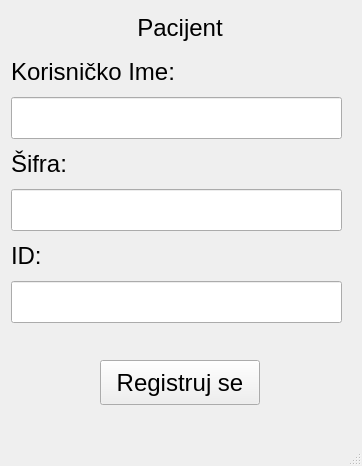
<?xml version="1.0" encoding="UTF-8"?>
<ui version="4.0">
 <class>MainWindow</class>
 <widget class="QMainWindow" name="MainWindow">
  <property name="geometry">
   <rect>
    <x>0</x>
    <y>0</y>
    <width>362</width>
    <height>466</height>
   </rect>
  </property>
  <property name="windowTitle">
   <string>Ambulanta</string>
  </property>
  <widget class="QWidget" name="centralwidget">
   <widget class="QLabel" name="pacijentLoginIme">
    <property name="geometry">
     <rect>
      <x>11</x>
      <y>54</y>
      <width>206</width>
      <height>36</height>
     </rect>
    </property>
    <property name="font">
     <font>
      <pointsize>18</pointsize>
     </font>
    </property>
    <property name="text">
     <string>Korisničko Ime:</string>
    </property>
   </widget>
   <widget class="QLineEdit" name="sifra_pacijent_reg">
    <property name="geometry">
     <rect>
      <x>11</x>
      <y>189</y>
      <width>331</width>
      <height>42</height>
     </rect>
    </property>
    <property name="font">
     <font>
      <pointsize>18</pointsize>
     </font>
    </property>
   </widget>
   <widget class="QLineEdit" name="ime_pacijent_reg">
    <property name="geometry">
     <rect>
      <x>11</x>
      <y>97</y>
      <width>331</width>
      <height>42</height>
     </rect>
    </property>
    <property name="font">
     <font>
      <pointsize>18</pointsize>
     </font>
    </property>
   </widget>
   <widget class="QLabel" name="pacijentLoginSIfra">
    <property name="geometry">
     <rect>
      <x>11</x>
      <y>146</y>
      <width>72</width>
      <height>36</height>
     </rect>
    </property>
    <property name="font">
     <font>
      <pointsize>18</pointsize>
     </font>
    </property>
    <property name="text">
     <string>Šifra:</string>
    </property>
   </widget>
   <widget class="QPushButton" name="pacijent_registruj">
    <property name="geometry">
     <rect>
      <x>100</x>
      <y>360</y>
      <width>160</width>
      <height>45</height>
     </rect>
    </property>
    <property name="font">
     <font>
      <pointsize>18</pointsize>
     </font>
    </property>
    <property name="text">
     <string>Registruj se</string>
    </property>
   </widget>
   <widget class="QLabel" name="pacijentLoginLabel">
    <property name="geometry">
     <rect>
      <x>130</x>
      <y>10</y>
      <width>100</width>
      <height>36</height>
     </rect>
    </property>
    <property name="font">
     <font>
      <pointsize>18</pointsize>
     </font>
    </property>
    <property name="text">
     <string>Pacijent</string>
    </property>
    <property name="alignment">
     <set>Qt::AlignCenter</set>
    </property>
   </widget>
   <widget class="QLabel" name="label">
    <property name="geometry">
     <rect>
      <x>11</x>
      <y>238</y>
      <width>42</width>
      <height>36</height>
     </rect>
    </property>
    <property name="font">
     <font>
      <pointsize>18</pointsize>
     </font>
    </property>
    <property name="text">
     <string>ID:</string>
    </property>
   </widget>
   <widget class="QLineEdit" name="id_pacijent_reg">
    <property name="geometry">
     <rect>
      <x>11</x>
      <y>281</y>
      <width>331</width>
      <height>42</height>
     </rect>
    </property>
    <property name="font">
     <font>
      <pointsize>18</pointsize>
     </font>
    </property>
   </widget>
   <widget class="QLabel" name="pacijent_greska_reg">
    <property name="geometry">
     <rect>
      <x>20</x>
      <y>330</y>
      <width>281</width>
      <height>21</height>
     </rect>
    </property>
    <property name="font">
     <font>
      <pointsize>10</pointsize>
     </font>
    </property>
    <property name="text">
     <string/>
    </property>
   </widget>
  </widget>
  <widget class="QMenuBar" name="menubar">
   <property name="geometry">
    <rect>
     <x>0</x>
     <y>0</y>
     <width>362</width>
     <height>26</height>
    </rect>
   </property>
  </widget>
  <widget class="QStatusBar" name="statusbar"/>
 </widget>
 <resources/>
 <connections/>
</ui>
